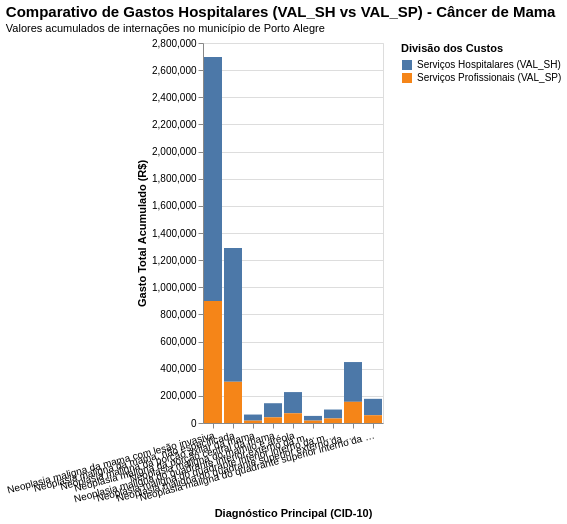

Notebook source saved alongside this figure:
### Code cell
plot_custos_hospitalares(df_rd_rs_mama, "Mama")

### Figure 1 — Vega-Lite specification as saved in the notebook (floating-point values rounded to 4 significant figures)
{"config": {"view": {"continuousWidth": 300, "continuousHeight": 300}, "title": {"anchor": "start", "fontSize": 15, "subtitleFontSize": 11}}, "data": {"name": "data-87bf5f8feb61f8269a8023023f324f6c"}, "mark": {"type": "bar"}, "encoding": {"color": {"field": "Tipo de Custo", "scale": {"scheme": "tableau10"}, "title": "Divisão dos Custos", "type": "nominal"}, "tooltip": [{"field": "DIAG_PRINC", "title": "CID", "type": "nominal"}, {"field": "Tipo de Custo", "title": "Tipo de Gasto", "type": "nominal"}, {"field": "Valor (R$)", "format": ",.2f", "title": "Total (R$)", "type": "quantitative"}], "x": {"axis": {"labelAngle": -15, "labelLimit": 250}, "field": "DIAG_PRINC", "title": "Diagnóstico Principal (CID-10)", "type": "nominal"}, "y": {"field": "Valor (R$)", "title": "Gasto Total Acumulado (R$)", "type": "quantitative"}}, "height": 380, "title": {"text": "Comparativo de Gastos Hospitalares (VAL_SH vs VAL_SP) - Câncer de Mama", "subtitle": "Valores acumulados de internações no município de Porto Alegre"}, "width": "container", "$schema": "https://vega.github.io/schema/vega-lite/v6.4.1.json", "datasets": {"data-87bf5f8feb61f8269a8023023f324f6c": [{"DIAG_PRINC": "Neoplasia maligna da mama com lesão invasiva", "Tipo de Custo": "Serviços Hospitalares (VAL_SH)", "Valor (R$)": 1798000.0}, {"DIAG_PRINC": "Neoplasia maligna da mama, não especificada", "Tipo de Custo": "Serviços Hospitalares (VAL_SH)", "Valor (R$)": 985600.0}, {"DIAG_PRINC": "Neoplasia maligna da porção axilar da mama", "Tipo de Custo": "Serviços Hospitalares (VAL_SH)", "Valor (R$)": 44950.0}, {"DIAG_PRINC": "Neoplasia maligna da porção central da mama", "Tipo de Custo": "Serviços Hospitalares (VAL_SH)", "Valor (R$)": 103900.0}, {"DIAG_PRINC": "Neoplasia maligna do mamilo e aréola", "Tipo de Custo": "Serviços Hospitalares (VAL_SH)", "Valor (R$)": 156100.0}, {"DIAG_PRINC": "Neoplasia maligna do quadrante inferior externo da mama", "Tipo de Custo": "Serviços Hospitalares (VAL_SH)", "Valor (R$)": 34660.0}, {"DIAG_PRINC": "Neoplasia maligna do quadrante inferior interno da mama", "Tipo de Custo": "Serviços Hospitalares (VAL_SH)", "Valor (R$)": 65620.0}, {"DIAG_PRINC": "Neoplasia maligna do quadrante superior externo da mama", "Tipo de Custo": "Serviços Hospitalares (VAL_SH)", "Valor (R$)": 293100.0}, {"DIAG_PRINC": "Neoplasia maligna do quadrante superior interno da mama", "Tipo de Custo": "Serviços Hospitalares (VAL_SH)", "Valor (R$)": 120700.0}, {"DIAG_PRINC": "Neoplasia maligna da mama com lesão invasiva", "Tipo de Custo": "Serviços Profissionais (VAL_SP)", "Valor (R$)": 898800.0}, {"DIAG_PRINC": "Neoplasia maligna da mama, não especificada", "Tipo de Custo": "Serviços Profissionais (VAL_SP)", "Valor (R$)": 303500.0}, {"DIAG_PRINC": "Neoplasia maligna da porção axilar da mama", "Tipo de Custo": "Serviços Profissionais (VAL_SP)", "Valor (R$)": 17350.0}, {"DIAG_PRINC": "Neoplasia maligna da porção central da mama", "Tipo de Custo": "Serviços Profissionais (VAL_SP)", "Valor (R$)": 41800.0}, {"DIAG_PRINC": "Neoplasia maligna do mamilo e aréola", "Tipo de Custo": "Serviços Profissionais (VAL_SP)", "Valor (R$)": 71730.0}, {"DIAG_PRINC": "Neoplasia maligna do quadrante inferior externo da mama", "Tipo de Custo": "Serviços Profissionais (VAL_SP)", "Valor (R$)": 17620.0}, {"DIAG_PRINC": "Neoplasia maligna do quadrante inferior interno da mama", "Tipo de Custo": "Serviços Profissionais (VAL_SP)", "Valor (R$)": 33610.0}, {"DIAG_PRINC": "Neoplasia maligna do quadrante superior externo da mama", "Tipo de Custo": "Serviços Profissionais (VAL_SP)", "Valor (R$)": 156000.0}, {"DIAG_PRINC": "Neoplasia maligna do quadrante superior interno da mama", "Tipo de Custo": "Serviços Profissionais (VAL_SP)", "Valor (R$)": 57390.0}]}}
